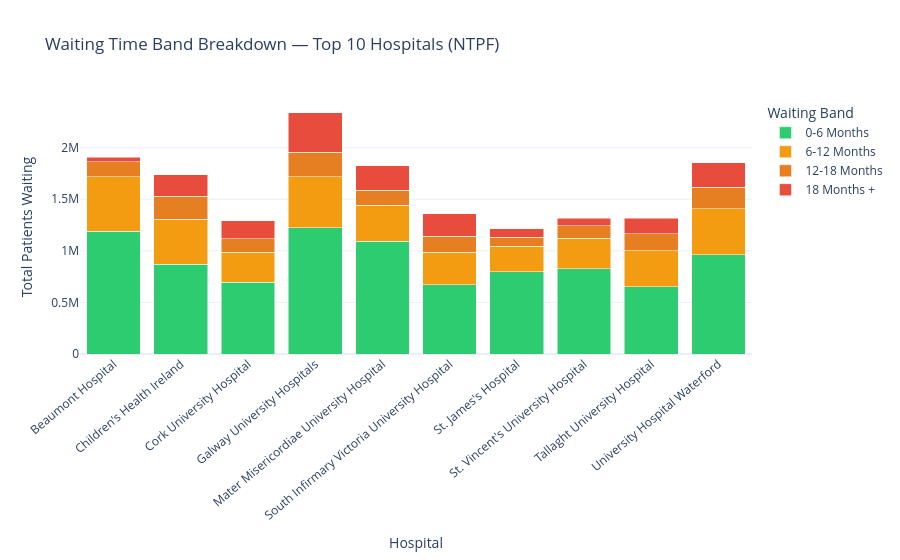

Here is the notebook cell this chart was saved with:
### Code cell
# Figure 4: Waiting Time Band Breakdown — Top 10 Hospitals (stacked bar)

if 'time_band' in analysis_df.columns and 'count' in analysis_df.columns:
    # Get top 10 hospitals by total waiting
    top10 = (
        analysis_df.groupby('hospital')['count']
        .sum().sort_values(ascending=False)
        .head(10).index.tolist()
    )

    fig4_df = (
        analysis_df[analysis_df['hospital'].isin(top10)]
        .groupby(['hospital', 'time_band'])['count']
        .sum().reset_index()
        .rename(columns={'count': 'total_waiting'})
    )

    band_order = ['0-6 Months', '6-12 Months', '12-18 Months', '18 Months +']

    fig4 = px.bar(
        fig4_df,
        x='hospital', y='total_waiting', color='time_band',
        category_orders={'time_band': band_order},
        title='Waiting Time Band Breakdown — Top 10 Hospitals (NTPF)',
        labels={'total_waiting': 'Total Patients Waiting',
                'hospital': 'Hospital', 'time_band': 'Wait Band'},
        color_discrete_sequence=['#2ecc71', '#f39c12', '#e67e22', '#e74c3c']
    )
    fig4.update_layout(
        template='plotly_white',
        xaxis_tickangle=-40,
        barmode='stack',
        legend_title_text='Waiting Band'
    )
    fig4.write_html(str(OUT_DIR / 'fig4_band_by_hospital.html'))
    fig4.show()
    print('Figure 4 saved')
else:
    print('No time_band column found — skipping Figure 4')

### Figure 1 — Plotly figure (JSON) as saved in the notebook; plotly's stock layout.template omitted (floating-point values rounded to 4 significant figures)
{"data": [{"hovertemplate": "Wait Band=0-6 Months<br>Hospital=%{x}<br>Total Patients Waiting=%{y}<extra></extra>", "legendgroup": "0-6 Months", "marker": {"color": "#2ecc71", "pattern": {"shape": ""}}, "name": "0-6 Months", "orientation": "v", "showlegend": true, "textposition": "auto", "type": "bar", "x": ["Beaumont Hospital", "Children's Health Ireland", "Cork University Hospital", "Galway University Hospitals", "Mater Misericordiae University Hospital", "South Infirmary Victoria University Hospital", "St. James's Hospital", "St. Vincent's University Hospital", "Tallaght University Hospital", "University Hospital Waterford"], "xaxis": "x", "y": [1189416, 870069, 697252, 1224678, 1093902, 669266, 795579, 826880, 651793, 964065], "yaxis": "y"}, {"hovertemplate": "Wait Band=6-12 Months<br>Hospital=%{x}<br>Total Patients Waiting=%{y}<extra></extra>", "legendgroup": "6-12 Months", "marker": {"color": "#f39c12", "pattern": {"shape": ""}}, "name": "6-12 Months", "orientation": "v", "showlegend": true, "textposition": "auto", "type": "bar", "x": ["Beaumont Hospital", "Children's Health Ireland", "Cork University Hospital", "Galway University Hospitals", "Mater Misericordiae University Hospital", "South Infirmary Victoria University Hospital", "St. James's Hospital", "St. Vincent's University Hospital", "Tallaght University Hospital", "University Hospital Waterford"], "xaxis": "x", "y": [527854, 436205, 289708, 490967, 349326, 316550, 248604, 296489, 350786, 445842], "yaxis": "y"}, {"hovertemplate": "Wait Band=12-18 Months<br>Hospital=%{x}<br>Total Patients Waiting=%{y}<extra></extra>", "legendgroup": "12-18 Months", "marker": {"color": "#e67e22", "pattern": {"shape": ""}}, "name": "12-18 Months", "orientation": "v", "showlegend": true, "textposition": "auto", "type": "bar", "x": ["Beaumont Hospital", "Children's Health Ireland", "Cork University Hospital", "Galway University Hospitals", "Mater Misericordiae University Hospital", "South Infirmary Victoria University Hospital", "St. James's Hospital", "St. Vincent's University Hospital", "Tallaght University Hospital", "University Hospital Waterford"], "xaxis": "x", "y": [145246, 223107, 131048, 239644, 146190, 157139, 88477, 121498, 163768, 208060], "yaxis": "y"}, {"hovertemplate": "Wait Band=18 Months +<br>Hospital=%{x}<br>Total Patients Waiting=%{y}<extra></extra>", "legendgroup": "18 Months +", "marker": {"color": "#e74c3c", "pattern": {"shape": ""}}, "name": "18 Months +", "orientation": "v", "showlegend": true, "textposition": "auto", "type": "bar", "x": ["Beaumont Hospital", "Children's Health Ireland", "Cork University Hospital", "Galway University Hospitals", "Mater Misericordiae University Hospital", "South Infirmary Victoria University Hospital", "St. James's Hospital", "St. Vincent's University Hospital", "Tallaght University Hospital", "University Hospital Waterford"], "xaxis": "x", "y": [46320, 207380, 172711, 383535, 234569, 214379, 80361, 72950, 149058, 234156], "yaxis": "y"}], "layout": {"barmode": "stack", "legend": {"title": {"text": "Waiting Band"}, "tracegroupgap": 0}, "title": {"text": "Waiting Time Band Breakdown — Top 10 Hospitals (NTPF)"}, "xaxis": {"anchor": "y", "domain": [0, 1], "tickangle": -40, "title": {"text": "Hospital"}}, "yaxis": {"anchor": "x", "domain": [0, 1], "title": {"text": "Total Patients Waiting"}}}}
